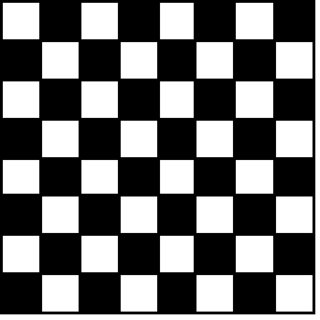
#> input picture chess.jpg, 320 x 320 px, found by its file name
$ jupyter execute 'Line Detection.ipynb'
#> lines starting #> are read from the running program, lines starting #| are printed output that depends on the picture; after the words box and inside, x2 and y2 are one past the last pixel; in counts of white or black regions, pixels touching at a corner belong together
[cell 1]
import cv2
import numpy as np

[cell 2]
# Read image
img = cv2.imread("C:/Users/user/Desktop/chess.jpg")
#> img is the input picture: shape (320, 320, 3); min 0, max 255, mean 112.6

[cell 3]
# Convert image to grayscale
gray = cv2.cvtColor(img, cv2.COLOR_BGR2GRAY)

[cell 4]
# Use canny edge detection
edges = cv2.Canny(gray, 75, 150)
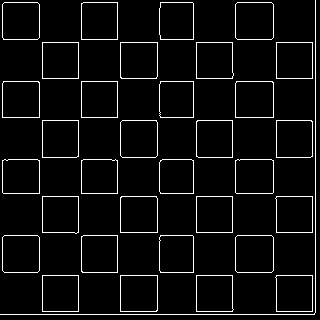
#> edges: shape (320, 320); 5.1% white in thin lines or dots

[cell 5]
# Apply HoughLinesP method to directly obtain line end points
lines = cv2.HoughLinesP(edges, 1, np.pi/180, 30, maxLineGap=250)
#> lines = 34 rows, first 6: [315, 312, 315, 0], [0, 314, 314, 314], [312, 311, 312, 42], [2, 117, 273, 117], [42, 275, 311, 275], [276, 311, 276, 42]

[cell 6]
# Iterate over points
for line in lines:
    # Extracted points nested in the list
   x1, y1, x2, y2 = line[0]
   cv2.line(img, (x1, y1), (x2, y2), (0, 0, 128), 1)
#> this loop made 34 passes
#> (x1, y1, x2, y2) on passes 1 to 12: (315, 312, 315, 0), (0, 314, 314, 314), (312, 311, 312, 42), (2, 117, 273, 117), (42, 275, 311, 275), (276, 311, 276, 42), (42, 311, 42, 42), (232, 311, 232, 42), (39, 270, 39, 4), (43, 311, 311, 311), (4, 2, 271, 2), (4, 272, 271, 272)
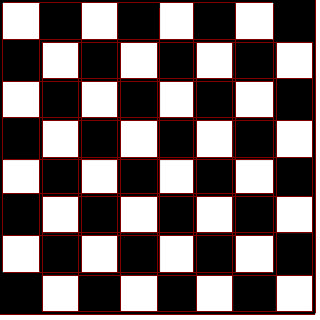
#> img: shape (320, 320, 3); 8.86% of pixels changed, all inside (x1, y1, x2, y2) = (0, 0, 316, 315)
cv2.imshow("linesEdges", edges)
cv2.imshow("linesDetected", img)
cv2.imwrite('detectedLines.png',img)
cv2.waitKey(0)
cv2.destroyAllWindows()
